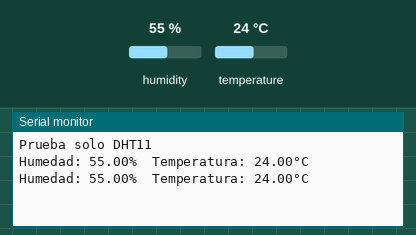
Simulated run of this sketch. Board: Arduino Uno, built with avr-gcc and run on an emulated ATmega328P. On the bench: the last lines printed to the serial monitor. The inputs (shaded band) are chosen by the test bench; at power-on: humidity 55 %, temperature 24 °C.

Above: at 4.8 s.
4.9 s: humidity set to 22 %
At 6.8 s:
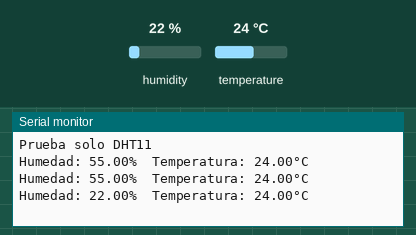
7.9 s: temperature set to 12 °C
At 9.2 s:
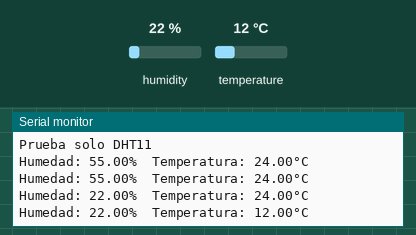
10.9 s: humidity set to 40 %
At 12.9 s:
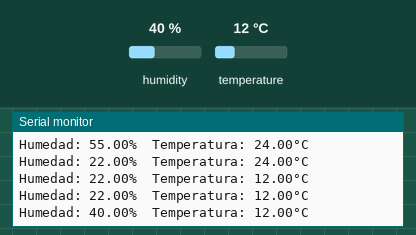
Timing chart, 0 to 14.4 s (numbered marks = the images above; inputs shaded):
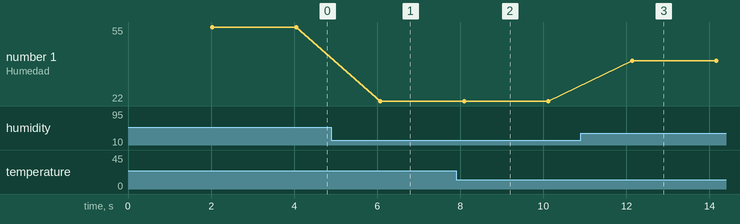

The sketch:

estacion_clima_solo_dht11.ino
```cpp
/*
 * Estación clima - solo DHT11
 * Creado por: David Guzmán
 *
 * 13 de julio de 2021
 * Última edición: 2021-07-13
 *
 * Siguiendo guía de https://learn.adafruit.com/dht
 *
 * Librería usada: https://github.com/adafruit/DHT-sensor-library
 *
 * Esta basado en código del ejemplo DHT-->DHTtester; casi idéntico.
 *
 */

#include "DHT.h"

#define DHTPIN 2     // Digital pin connected to the DHT sensor

// Uncomment whatever type you're using!
#define DHTTYPE DHT11   // DHT 11
//#define DHTTYPE DHT22   // DHT 22  (AM2302), AM2321
//#define DHTTYPE DHT21   // DHT 21 (AM2301)

DHT misensordht(DHTPIN, DHTTYPE);

void setup() {
  Serial.begin(9600);
  Serial.println(F("Prueba solo DHT11"));

  misensordht.begin();  //inicia conexión con sensor dht
}

void loop() {
  delay(2000); //espera 2s

  float humedad = misensordht.readHumidity(); //lee humedad de DHT11
  float temp_celsius = misensordht.readTemperature(); //lee temperatura en centígrados de DHT11
  //float temp_fahrenheit = misensordht.readTemperature(true); //lee temperatura en fahrenheit de DHT11

  bool error_en_lectura = (isnan(humedad) || isnan(temp_celsius));
  if (error_en_lectura) {
    Serial.println(F("Error leyendo datos de sensor DHT11"));
    return; //esto termina la ejecución de la función 'loop'
  }

//    // Compute heat index in Fahrenheit (the default)
//  float hif = misensordht.computeHeatIndex(f, h);
//  // Compute heat index in Celsius (isFahreheit = false)
//  float hic = misensordht.computeHeatIndex(t, h, false);

  Serial.print(F("Humedad: "));
  Serial.print(humedad);
  Serial.print(F("%  Temperatura: "));
  Serial.print(temp_celsius);
  Serial.println(F("°C "));

}
```

Measured:
- after the input at 4.9 s, the serial monitor: prints a new line after 1.2 s (image 1)
- after the input at 7.9 s, the serial monitor: prints a new line after 0.20 s (image 2)
- after the input at 10.9 s, the serial monitor: prints a new line after 1.2 s (image 3)
- plotted number 1: 55 → 22 after the input at 4.9 s, 22 → 40 after the input at 10.9 s
